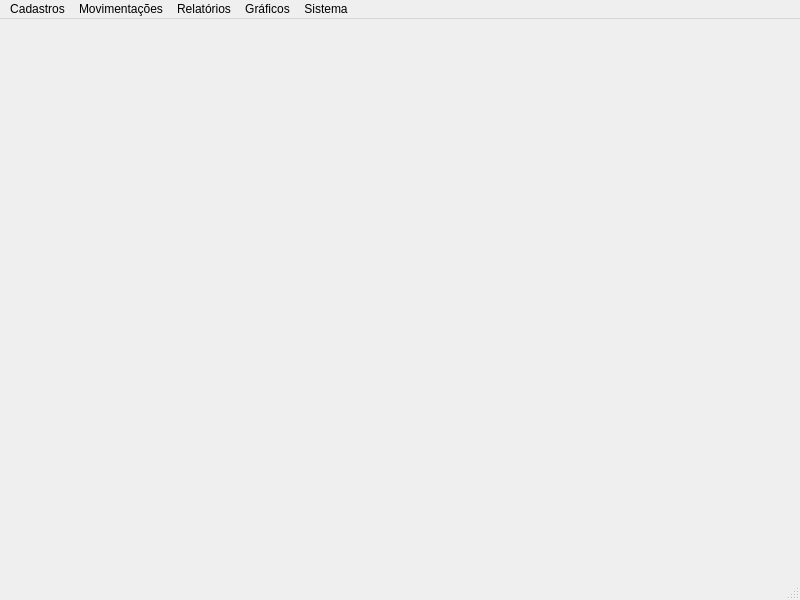
<?xml version="1.0" encoding="UTF-8"?>
<ui version="4.0">
 <class>Fm_principal</class>
 <widget class="QMainWindow" name="Fm_principal">
  <property name="geometry">
   <rect>
    <x>0</x>
    <y>0</y>
    <width>800</width>
    <height>600</height>
   </rect>
  </property>
  <property name="windowTitle">
   <string>Fm_principal</string>
  </property>
  <widget class="QWidget" name="centralwidget"/>
  <widget class="QStatusBar" name="statusbar"/>
  <widget class="QMenuBar" name="menubar">
   <property name="geometry">
    <rect>
     <x>0</x>
     <y>0</y>
     <width>800</width>
     <height>21</height>
    </rect>
   </property>
   <widget class="QMenu" name="menuDepartamentos">
    <property name="title">
     <string>Cadastros</string>
    </property>
    <widget class="QMenu" name="menuDepartamentos_2">
     <property name="title">
      <string>Departamentos</string>
     </property>
     <widget class="QMenu" name="menuOperacional">
      <property name="title">
       <string>Operacional</string>
      </property>
      <addaction name="actionCaminh_es"/>
      <addaction name="actionCarretas"/>
      <addaction name="actionVe_clos"/>
      <addaction name="actionDestinos"/>
      <addaction name="actionFrotas"/>
     </widget>
     <addaction name="menuOperacional"/>
     <addaction name="actionPessoal"/>
     <addaction name="actionAdministrativo"/>
     <addaction name="actionFinanceiro"/>
    </widget>
    <addaction name="menuDepartamentos_2"/>
    <addaction name="actionUsu_rios"/>
   </widget>
   <widget class="QMenu" name="menuMovimenta_es">
    <property name="title">
     <string>Movimentações</string>
    </property>
    <addaction name="actionFinanceiras"/>
    <addaction name="actionPessoal_2"/>
    <addaction name="actionAcertar_viagens"/>
   </widget>
   <widget class="QMenu" name="menuRelat_rios">
    <property name="title">
     <string>Relatórios</string>
    </property>
    <widget class="QMenu" name="menuManuten_es">
     <property name="title">
      <string>Manutenções</string>
     </property>
     <addaction name="actionCaminh_o"/>
     <addaction name="actionCarreta"/>
     <addaction name="actionVe_culo"/>
     <addaction name="actionFrota"/>
    </widget>
    <addaction name="actionViagens_Acertadas"/>
    <addaction name="actionQuinzenas"/>
    <addaction name="actionBanc_rios"/>
    <addaction name="actionCaixa"/>
    <addaction name="actionBalancete"/>
    <addaction name="actionBalan_o"/>
    <addaction name="actionImposto"/>
    <addaction name="actionGastos_de_Viagens"/>
    <addaction name="menuManuten_es"/>
   </widget>
   <widget class="QMenu" name="menuGr_ficos">
    <property name="title">
     <string>Gráficos</string>
    </property>
   </widget>
   <widget class="QMenu" name="menuSistema">
    <property name="title">
     <string>Sistema</string>
    </property>
    <addaction name="actionSobre"/>
    <addaction name="separator"/>
    <addaction name="actionSair"/>
   </widget>
   <addaction name="menuDepartamentos"/>
   <addaction name="menuMovimenta_es"/>
   <addaction name="menuRelat_rios"/>
   <addaction name="menuGr_ficos"/>
   <addaction name="menuSistema"/>
  </widget>
  <action name="actionCaminh_es">
   <property name="text">
    <string>Caminhões</string>
   </property>
  </action>
  <action name="actionCarretas">
   <property name="text">
    <string>Carretas</string>
   </property>
  </action>
  <action name="actionVe_clos">
   <property name="text">
    <string>Veíclos</string>
   </property>
  </action>
  <action name="actionDestinos">
   <property name="text">
    <string>Destinos</string>
   </property>
  </action>
  <action name="actionFrotas">
   <property name="text">
    <string>Frotas</string>
   </property>
  </action>
  <action name="actionPessoal">
   <property name="text">
    <string>Pessoal</string>
   </property>
  </action>
  <action name="actionAdministrativo">
   <property name="text">
    <string>Administrativo</string>
   </property>
  </action>
  <action name="actionFinanceiro">
   <property name="text">
    <string>Financeiro</string>
   </property>
  </action>
  <action name="actionUsu_rios">
   <property name="text">
    <string>Usuários</string>
   </property>
  </action>
  <action name="actionFinanceiras">
   <property name="text">
    <string>Financeiras</string>
   </property>
  </action>
  <action name="actionPessoal_2">
   <property name="text">
    <string>Recursos Humanos</string>
   </property>
  </action>
  <action name="actionAcertar_viagens">
   <property name="text">
    <string>Acertar viagens</string>
   </property>
  </action>
  <action name="actionViagens_Acertadas">
   <property name="text">
    <string>Viagens Acertadas</string>
   </property>
  </action>
  <action name="actionQuinzenas">
   <property name="text">
    <string>Quinzenas</string>
   </property>
  </action>
  <action name="actionBanc_rios">
   <property name="text">
    <string>Bancários</string>
   </property>
  </action>
  <action name="actionCaixa">
   <property name="text">
    <string>Caixa</string>
   </property>
  </action>
  <action name="actionBalancete">
   <property name="text">
    <string>Balancete</string>
   </property>
  </action>
  <action name="actionBalan_o">
   <property name="text">
    <string>Balanço</string>
   </property>
  </action>
  <action name="actionImposto">
   <property name="text">
    <string>Impostos</string>
   </property>
  </action>
  <action name="actionGastos_de_Viagens">
   <property name="text">
    <string>Gastos de Viagens</string>
   </property>
  </action>
  <action name="actionCaminh_o">
   <property name="text">
    <string>Caminhão</string>
   </property>
  </action>
  <action name="actionCarreta">
   <property name="text">
    <string>Carreta</string>
   </property>
  </action>
  <action name="actionVe_culo">
   <property name="text">
    <string>Veículo</string>
   </property>
  </action>
  <action name="actionFrota">
   <property name="text">
    <string>Frota</string>
   </property>
  </action>
  <action name="actionSobre">
   <property name="text">
    <string>Sobre</string>
   </property>
  </action>
  <action name="actionSair">
   <property name="text">
    <string>Sair</string>
   </property>
  </action>
 </widget>
 <resources/>
 <connections/>
</ui>
